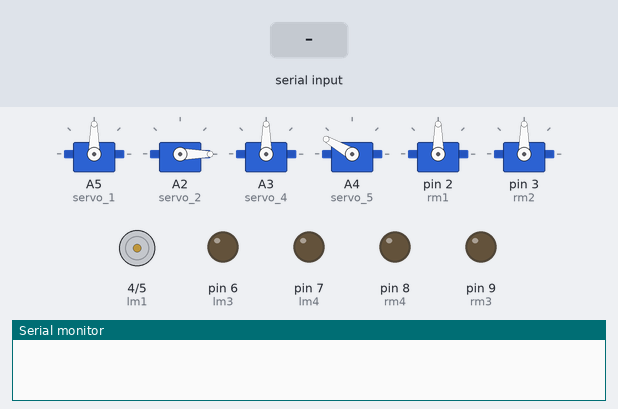
Bench run of a sketch on a simulated Arduino Uno, built with avr-gcc and run on an emulated ATmega328P. Shown: 6 × servo, motor-driver pin pairs drawn as motors (green arrow = first pin HIGH = forward, orange = second pin HIGH = backward, longer = more drive), output pins drawn as LEDs (lit = HIGH), the last lines printed to the serial monitor. Inputs (shaded band) come from the test bench. Pins used as bus, display or sensor lines are not drawn.

Above: at 1.2 s.
1.3 s: "f" received over the second serial link
At 2.5 s:
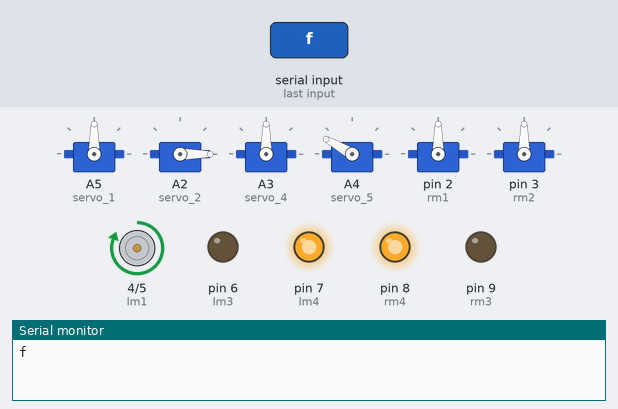
2.8 s: "b" received over the second serial link
At 3.7 s:
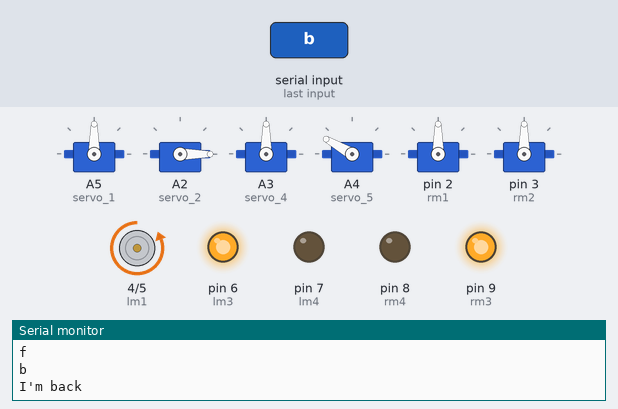
4.3 s: "l" received over the second serial link
At 4.8 s:
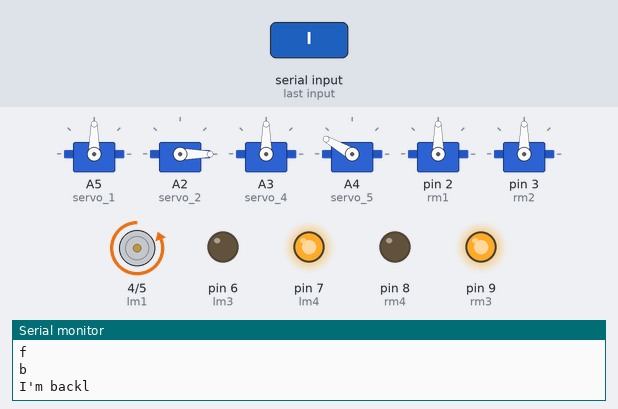
5.8 s: "r" received over the second serial link
At 7.0 s:
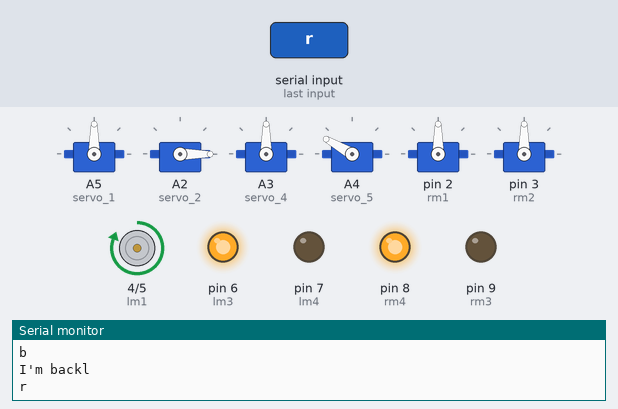
7.3 s: "a" received over the second serial link
At 7.4 s:
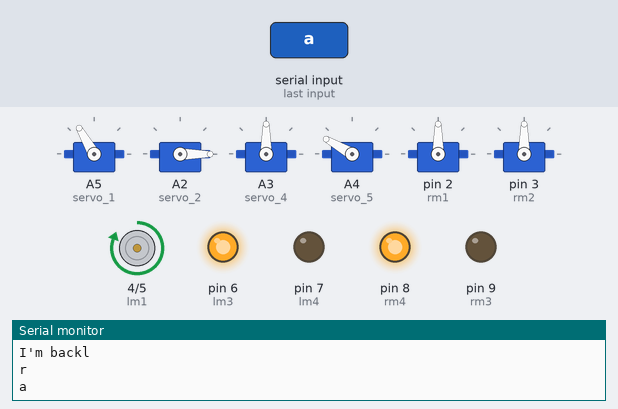
9.0 s: "x" received over the second serial link
At 9.1 s:
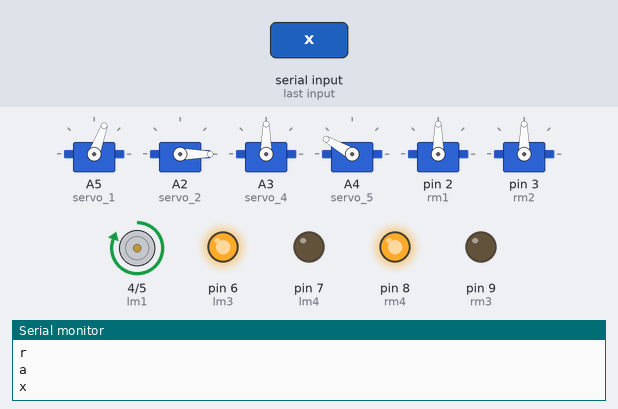
Timing chart, 0 to 11.7 s (numbered marks = the images above; inputs shaded):
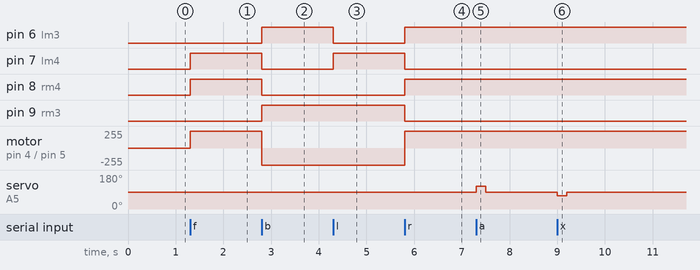

Measured:
- after the input at 1.3 s, pin 7 (lm4), pin 8 (rm4): LOW → HIGH at once; motor on pin 4 (lm1) / pin 5 (lm2): stopped → forward 255/255 at once
- after the input at 2.8 s, pin 6 (lm3), pin 9 (rm3): LOW → HIGH at once; pin 7 (lm4), pin 8 (rm4): HIGH → LOW at once; motor on pin 4 (lm1) / pin 5 (lm2): forward 255/255 → backward 255/255 at once
- after the input at 4.3 s, pin 6 (lm3): HIGH → LOW at once; pin 7 (lm4): LOW → HIGH at once
- after the input at 5.8 s, pin 6 (lm3), pin 8 (rm4): LOW → HIGH at once; pin 7 (lm4), pin 9 (rm3): HIGH → LOW at once; motor on pin 4 (lm1) / pin 5 (lm2): backward 255/255 → forward 255/255 at once
- after the input at 7.3 s, servo on A5 (servo_1): 90° → 120° at once, → 90° 0.20 s later
- after the input at 9.0 s, servo on A5 (servo_1): 90° → 70° at once, → 90° 0.20 s later

The sketch:

Last_CarWithServo_controll.ino
```cpp
  //
//for Blutooth controled Robotic Car

// defines pins numbers for ultraSonics
//const int trigPin1 = 9;
//const int echoPin1 = 10;
//
////2
//
//const int trigPin2 = 11;
//const int echoPin2 = 12;
//
////3
//
//const int trigPin3 = 2;
//const int echoPin3 = 3;
// defines variables for ultraSonic calc
long duration;
int distance;
//back motors

#include<SoftwareSerial.h>
#include<Servo.h>

SoftwareSerial bluetooth(11,12);

Servo servo_1;
Servo servo_2;
Servo servo_3;
Servo servo_4;
Servo servo_5;
Servo servo_6;
Servo servo_7;

int servo1 = 90;
int servo2 = 0;
int servo3 = 90;
int servo4 = 90;
int servo5 = 90;
int servo6 = 90;
int servo7 = 90;

////////////////////////////////////
int lm3 = 6; //left motor output 1
int lm4 = 7; //left motor output 2
int rm3 = 9; //right motor output 1
int rm4 = 8; //right motor output 2

//front motor

int lm1 = 4; //left motor output 1
int lm2 = 5; //left motor output 2
int rm1 = 2; //right motor output 1
int rm2 = 3; //right motor output 2


char state = 0;
void setup()
{

  Serial.begin(9600);
  servo_1.attach(A5);
  servo_2.attach(A2);
  //servo_3.attach();
  servo_4.attach(A3);
  servo_5.attach(A4);
  servo_6.attach(2);
  servo_7.attach(3);

  servo_1.write(servo1);
  servo_2.write(servo2);
  servo_3.write(servo3);
  servo_4.write(servo4);
  servo_5.write(servo5);
  servo_6.write(servo6);
  servo_7.write(servo7);


  // for ultraSonics
  //  pinMode(trigPin1, OUTPUT); // Sets the trigPin as an Output
  //pinMode(echoPin1, INPUT); // Sets the echoPin as an Input
  Serial.begin(9600); // Starts the serial communication

  // front motors
  pinMode(lm1, OUTPUT);
  pinMode(lm2, OUTPUT);

  pinMode(rm1, OUTPUT);
  pinMode(rm2, OUTPUT);

  //back motors
  pinMode(lm3, OUTPUT);
  pinMode(lm4, OUTPUT);

  pinMode(rm3, OUTPUT);
  pinMode(rm4, OUTPUT);

  Serial.begin(9600);
  bluetooth.begin(9600);

  sTOP();

servo_5.write(150);
// ArmGoUp();
//
//  delay(1000);
//  ArmGoDown();


}
void loop()
{


  if (bluetooth.available() > 0)
  {

    state = bluetooth.read();
    Serial.println(state);

    if (state == 'f')
    {
      ForWard();
    }
    if (state == 'b')
    {
      BackWard();
    }
    if (state == 'l')
    {
      Left();
    }
    if (state == 'r')
    {
      Right();
    }
    if (state == 's')
    {
      sTOP();
    }


    if (state == 'a') {


      servo_1.write(120);
      delay(200);
      servo_1.write(90);

    }

    if (state == 'x') {
      servo_1.write(70);
      delay(200);
      servo_1.write(90);

    }

    if (state == 'j') {
      if (servo2 > 0) {
        for (int i = servo2 ; i > servo2 - 5 ; i--)
        {
          servo_2.write(i);
          delay(5);
        }
        servo2 = servo2 - 5;
      }
    }

    if (state == 'd') {
      if (servo2 < 180) {
        for (int i = servo2 ; i < servo2 + 5 ; i++)
        {
          servo_2.write(i);
          delay(5);
        }
        servo2 = servo2 + 5;
      }
    }


    if (state == 'k') {


      servo_4.write(120);
      delay(200);
      servo_4.write(90);
    }

    if (state == 'm') {
      servo_4.write(60);
      delay(200);
      servo_4.write(90);
    }

    if (state == 'n') {
      if (servo5 > 0) {
        for (int i = servo5 ; i > servo5 - 10 ; i--)
        {
          servo_5.write(i);
          delay(5);
        }
        servo5 = servo5 - 10;
      }
    }

    if (state == 'o') {
      if (servo5 < 180) {
        for (int i = servo5 ; i < servo5 + 10 ; i++)
        {
          servo_5.write(i);
          delay(5);
        }
        servo5 = servo5 + 10;
      }
    }

    if (state == 'i') {
      if (servo6 > 0) {
        for (int i = servo6 ; i > servo6 - 10 ; i--)
        {
          servo_6.write(i);
          delay(5);
        }
        servo6 = servo6 - 10;
      }
    }

    if (state == 'h') {
      if (servo6 < 180) {
        for (int i = servo6 ; i < servo6 + 10 ; i++)
        {
          servo_6.write(i);
          delay(5);
        }
        servo6 = servo6 + 10;
      }
    }

    if (state == 'z') {
      if (servo7 > 0) {
        for (int i = servo7 ; i > servo7 - 10 ; i--)
        {
          servo_7.write(i);
          delay(5);
        }
        servo7 = servo7 - 10;
      }
    }

    if (state == 'g') {
      if (servo7 < 180) {
        for (int i = servo7 ; i < servo7 + 10 ; i++)
        {
          servo_7.write(i);
          delay(5);
        }
        servo7 = servo7 + 10;
      }
    }


  }
}
void ForWard()
{

  digitalWrite(lm1, HIGH);
  digitalWrite(lm2, LOW);
  digitalWrite(rm1, HIGH);
  digitalWrite(rm2, LOW);

  digitalWrite(lm3, LOW);
  digitalWrite(lm4, HIGH);
  digitalWrite(rm3, LOW);
  digitalWrite(rm4, HIGH);
}
void BackWard()
{
  digitalWrite(lm1, LOW);
  digitalWrite(lm2, HIGH);
  digitalWrite(rm1, LOW);
  digitalWrite(rm2, HIGH);

  digitalWrite(lm3, HIGH);
  digitalWrite(lm4, LOW);
  Serial.print("I'm back");
  digitalWrite(rm3, HIGH);
  digitalWrite(rm4, LOW);
}
void Left()
{
  digitalWrite(lm1, LOW);
  digitalWrite(lm2, HIGH);
  digitalWrite(rm1, HIGH);
  digitalWrite(rm2, LOW);

  digitalWrite(lm3, LOW);
  digitalWrite(lm4, HIGH);
  digitalWrite(rm3, HIGH);
  digitalWrite(rm4, LOW);
}
void Right()
{
  digitalWrite(lm1, HIGH);
  digitalWrite(lm2, LOW);
  digitalWrite(rm1, LOW);
  digitalWrite(rm2, HIGH);

  digitalWrite(lm3, HIGH);
  digitalWrite(lm4, LOW);
  digitalWrite(rm3, LOW);
  digitalWrite(rm4, HIGH);
}
void sTOP()
{
  digitalWrite(lm1, LOW);
  digitalWrite(lm2, LOW);
  digitalWrite(rm1, LOW);
  digitalWrite(rm2, LOW);

  digitalWrite(lm3, LOW);
  digitalWrite(lm4, LOW);
  digitalWrite(rm3, LOW);
  digitalWrite(rm4, LOW);
}


void ArmGoDown()
{
//  // A2   , A3  , A4  will rotate right to descende the arm

  //A2
  for (int i = servo2 ; i > servo2 - 10 ; i--)
        {
          servo_2.write(i);
          delay(500);
        }
        servo2 = servo2 - 10;
delay(500);

//A3
 for (int i = servo4 ; i > servo4 - 10 ; i--)
        {
          servo_4.write(i+50);
          delay(500);
        }
        servo4 = servo4 + 10;


        delay(500);
 for (int i = servo4 ; i > servo4  +10 ; i++)
        {
          servo_4.write(i);
          delay(500);
        }
        servo4 = servo4 + 50;


//A4


}


void ArmGoUp()
{
// A2  , A3 , A4 will rotate left to lift the arm

  //A2
  for (int i = servo2 ; i > servo2 + 10 ; i++)
        {
          servo_2.write(i);
          delay(5);
        }
        servo2 = servo2 + 50;


//A3
 for (int i = servo4 ; i > servo4  +10 ; i++)
        {
          servo_4.write(i);
          delay(5);
        }
        servo4 = servo4 + 50;


//A4
//servo_5.write(90);


}
//int [] calc_distance()
//{
//  int distances [3] = {0};
//  // Clears the trigPin
//  digitalWrite(trigPin1, LOW);
//  digitalWrite(trigPin2, LOW);
//
//  digitalWrite(trigPin3, LOW);
//
//  delayMicroseconds(2);
//  // Sets the trigPin on HIGH state for 10 micro seconds
//  digitalWrite(trigPin1, HIGH);
//  digitalWrite(trigPin2, HIGH);
//
//  digitalWrite(trigPin3, HIGH);
//
//  delayMicroseconds(10);
//  digitalWrite(trigPin1, LOW);
//  digitalWrite(trigPin2, LOW);
//  digitalWrite(trigPin3, LOW);
//  // Reads the echoPin, returns the sound wave travel time in microseconds
//
//  for (int i = 0; i < 3; i++)
//  {
//    duration = pulseIn(echoPin, HIGH);
//    distances[i] =  duration * 0.034 / 2;
//    echoPin++;
//  }
//  // Calculating the distance
//
//  // Prints the distance on the Serial Monitor
//  Serial.print("Distance: ");
//  Serial.println(distance);
//
//  return distances;
//
//
//}
```
